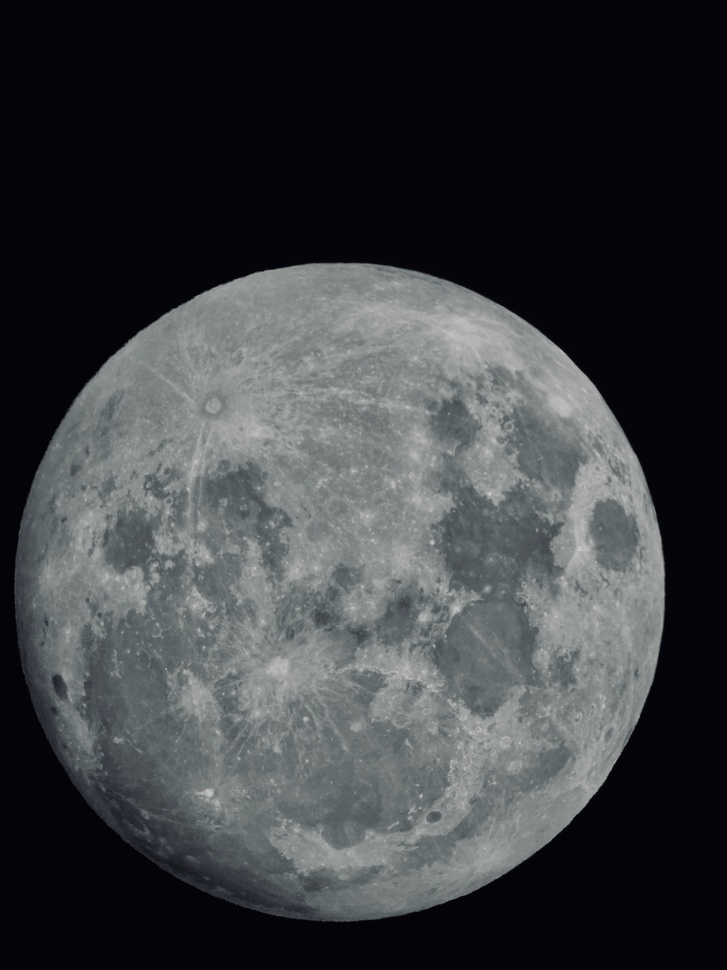
#> input picture moon.jpg, 727 x 970 px, shrunk from 3024 x 4032 before the run
$ jupyter execute opencv-histogram-equalization.ipynb
#> lines starting #> are read from the running program, lines starting #| are printed output that depends on the picture
Import packages

[cell 1]
# import the necessary packages
import matplotlib.pyplot as plt
import argparse
import cv2

Create display function

[cell 2]
def plt_imshow(title, image):
    # convert the image frame BGR to RGB color space and display it
	image = cv2.cvtColor(image, cv2.COLOR_BGR2RGB)
	plt.imshow(image)
	plt.title(title)
	plt.grid(False)
	plt.show()

Implement standard histogram equalization

[cell 3]
# # construct the argument parser and parse the arguments
# ap = argparse.ArgumentParser()
# ap.add_argument("-i", "--image", type=str, required=True,
# 	help="path to the input image")
# args = vars(ap.parse_args())

# since we are using Jupyter Notebooks we can replace our argument
# parsing code with *hard coded* arguments and values
args = {
    "image": "moon.jpg"
}

[cell 4]
# load the input image from disk and convert it to grayscale
print("[INFO] loading input image...")
image = cv2.imread(args["image"])
#> image is the input picture: shape (970, 727, 3); mean B, G, R 64.2, 61.3, 59.2
gray = cv2.cvtColor(image, cv2.COLOR_BGR2GRAY)

# apply histogram equalization
print("[INFO] performing histogram equalization...")
equalized = cv2.equalizeHist(gray)
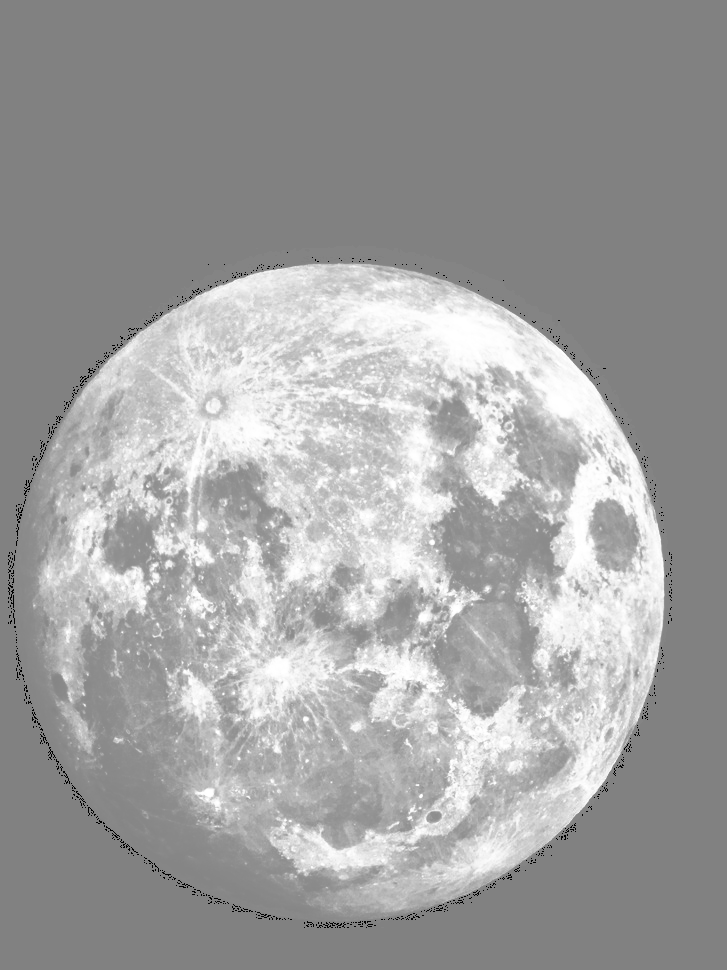
#> equalized: shape (970, 727); min 0, max 255, mean 160.1

[cell 5]
# show the original grayscale image and equalized image
plt_imshow("Input", gray)
plt_imshow("Histogram Equalization", equalized)

Implement adaptive histogram equalization

[cell 6]
# # construct the argument parser and parse the arguments
# ap = argparse.ArgumentParser()
# ap.add_argument("-i", "--image", type=str, required=True,
# 	help="path to the input image")
# ap.add_argument("-c", "--clip", type=float, default=2.0,
# 	help="threshold for contrast limiting")
# ap.add_argument("-t", "--tile", type=int, default=8,
# 	help="tile grid size -- divides image into tile x time cells")
# args = vars(ap.parse_args())

# since we are using Jupyter Notebooks we can replace our argument
# parsing code with *hard coded* arguments and values
args = {
    "image": "moon.jpg",
    "clip": 2.0,
    "tile": 8
}

[cell 7]
# load the input image from disk and convert it to grayscale
print("[INFO] loading input image...")
image = cv2.imread(args["image"])
gray = cv2.cvtColor(image, cv2.COLOR_BGR2GRAY)

# apply CLAHE (Contrast Limited Adaptive Histogram Equalization)
print("[INFO] applying CLAHE...")
clahe = cv2.createCLAHE(clipLimit=args["clip"],
	tileGridSize=(args["tile"], args["tile"]))
equalized = clahe.apply(gray)
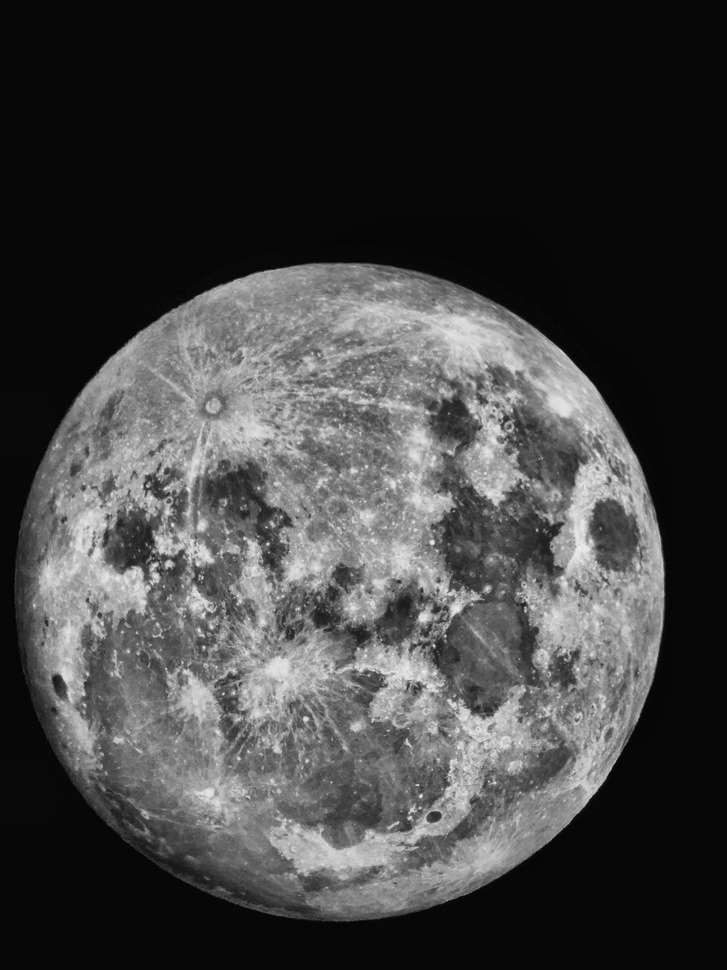
#> equalized: shape (970, 727); min 0, max 238, mean 65.3

[cell 8]
# show the original grayscale image and CLAHE output image
plt_imshow("Input", gray)
plt_imshow("CLAHE", equalized)

$ run again, with avery.jpg copied over moon.jpg
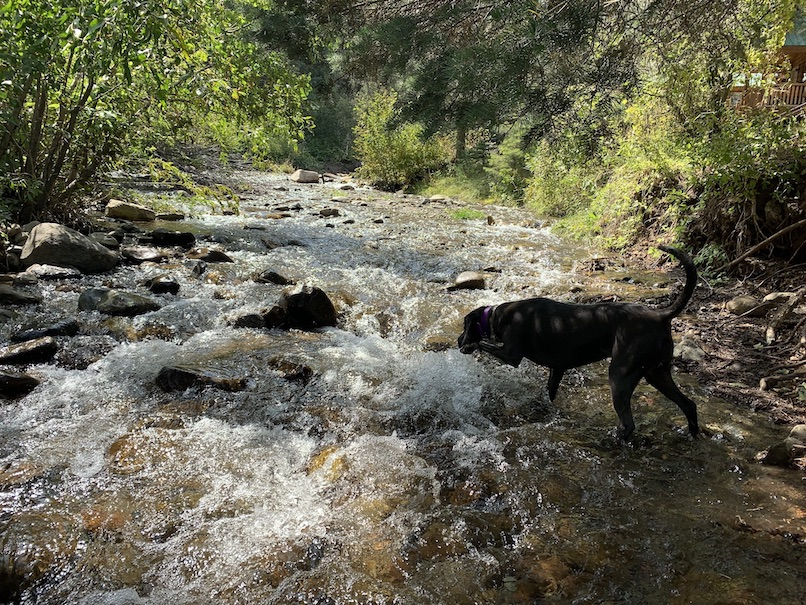
#> input picture avery.jpg, 806 x 605 px
#> image is the input picture: shape (605, 806, 3); mean B, G, R 80.2, 98.9, 100.3
#> `equalized = cv2.equalizeHist(gray)`:
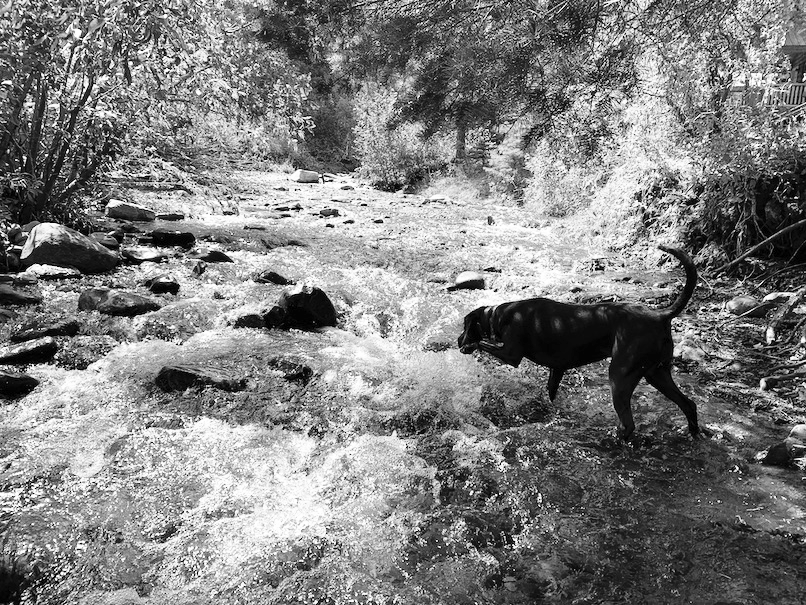
#> equalized: shape (605, 806); min 0, max 255, mean 127.7
#> `equalized = clahe.apply(gray)`:
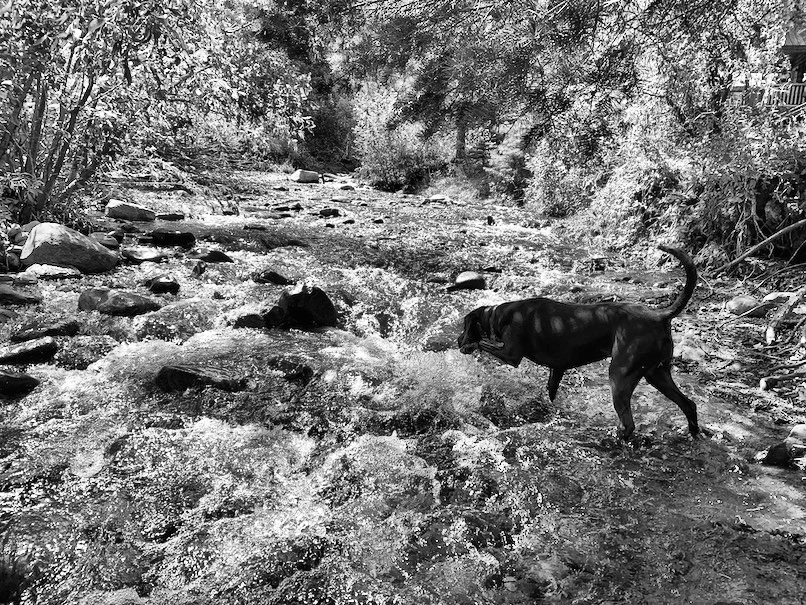
#> equalized: shape (605, 806); min 0, max 255, mean 117.2

$ run again, with madison.jpg copied over moon.jpg
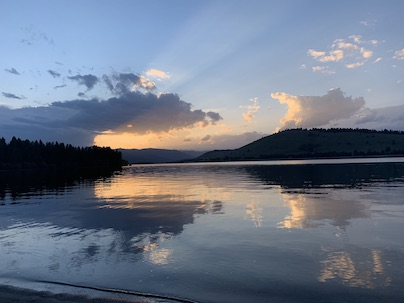
#> input picture madison.jpg, 404 x 303 px
#> image is the input picture: shape (303, 404, 3); mean B, G, R 134.9, 118.1, 108.1
#> `gray = cv2.cvtColor(image, cv2.COLOR_BGR2GRAY)`:
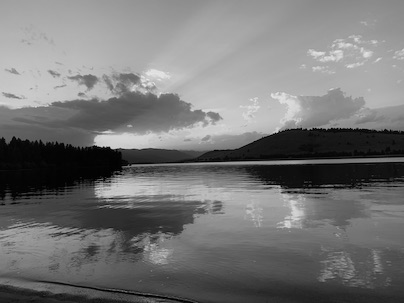
#> gray: shape (303, 404); min 0, max 233, mean 117
#> `equalized = clahe.apply(gray)`:
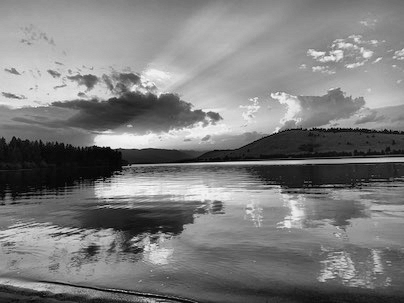
#> equalized: shape (303, 404); min 1, max 248, mean 125.4

$ run again, with yellowstone-grand-can.jpg copied over moon.jpg
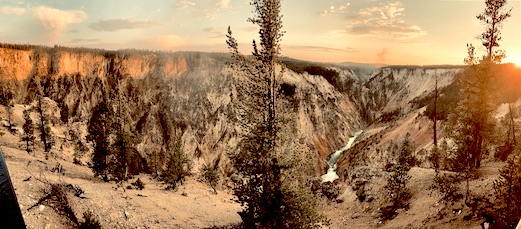
#> input picture yellowstone-grand-can.jpg, 521 x 229 px
#> image is the input picture: shape (229, 521, 3); mean B, G, R 87.7, 121.6, 157.5
#> `gray = cv2.cvtColor(image, cv2.COLOR_BGR2GRAY)`:
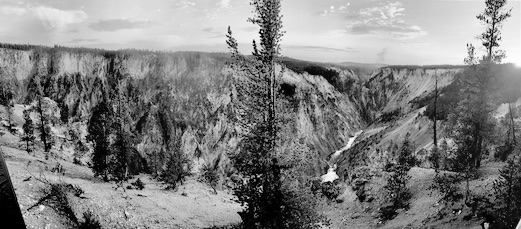
#> gray: shape (229, 521); min 0, max 253, mean 128.5
#> `equalized = clahe.apply(gray)`:
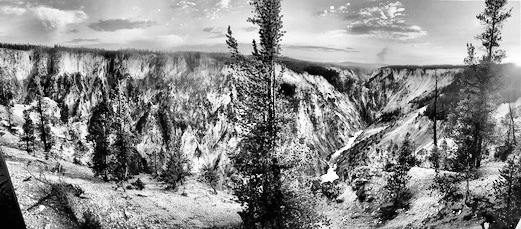
#> equalized: shape (229, 521); min 0, max 255, mean 139.7
